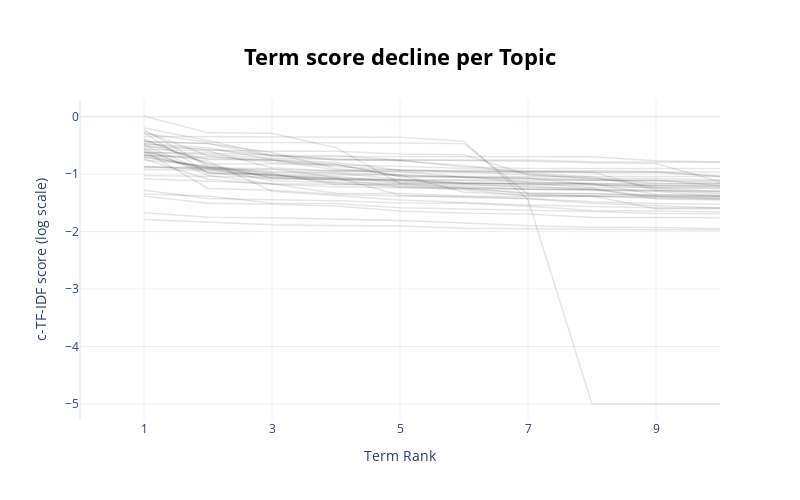

Notebook cell for this chart:
### Code cell
model.visualize_term_rank(log_scale=True)

### Figure 1 — Plotly figure (JSON) as saved in the notebook; plotly's stock layout.template omitted (floating-point values rounded to 4 significant figures)
{"data": [{"hovertext": "<b>Topic -1</b>:as_it_pt_for_lib_intellence_to_art", "line": {"color": "black", "width": 1.5}, "mode": "lines+lines", "name": "", "opacity": 0.1, "type": "scatter", "x": [1, 2, 3, 4, 5, 6, 7, 8, 9, 10], "y": [-1.791, -1.832, -1.883, -1.893, -1.903, -1.941, -1.952, -1.962, -1.968, -1.972]}, {"hovertext": "<b>Topic 0</b>:ty_trend_resistance_term_for_tre_as", "line": {"color": "black", "width": 1.5}, "mode": "lines+lines", "name": "", "opacity": 0.1, "type": "scatter", "x": [1, 2, 3, 4, 5, 6, 7, 8, 9, 10], "y": [-1.347, -1.383, -1.506, -1.512, -1.583, -1.607, -1.622, -1.649, -1.685, -1.691]}, {"hovertext": "<b>Topic 1</b>:journal_nance_nancial_psics_economi", "line": {"color": "black", "width": 1.5}, "mode": "lines+lines", "name": "", "opacity": 0.1, "type": "scatter", "x": [1, 2, 3, 4, 5, 6, 7, 8, 9, 10], "y": [-1.379, -1.507, -1.526, -1.554, -1.643, -1.68, -1.694, -1.754, -1.755, -1.759]}, {"hovertext": "<b>Topic 2</b>:usteri_tables_subse_mtns_hts_uster_", "line": {"color": "black", "width": 1.5}, "mode": "lines+lines", "name": "", "opacity": 0.1, "type": "scatter", "x": [1, 2, 3, 4, 5, 6, 7, 8, 9, 10], "y": [-0.2938, -0.4475, -0.4518, -0.454, -0.4644, -0.4684, -1.35, -1.379, -1.605, -1.605]}, {"hovertext": "<b>Topic 3</b>:racer_ya_ep_learni_us_lli_reinforce", "line": {"color": "black", "width": 1.5}, "mode": "lines+lines", "name": "", "opacity": 0.1, "type": "scatter", "x": [1, 2, 3, 4, 5, 6, 7, 8, 9, 10], "y": [-1.28, -1.422, -1.446, -1.462, -1.504, -1.507, -1.559, -1.635, -1.642, -1.657]}, {"hovertext": "<b>Topic 4</b>:st_et_vt_gt_dt_suppose_vc_vp_mult_n", "line": {"color": "black", "width": 1.5}, "mode": "lines+lines", "name": "", "opacity": 0.1, "type": "scatter", "x": [1, 2, 3, 4, 5, 6, 7, 8, 9, 10], "y": [-0.5952, -1.25, -1.279, -1.352, -1.38, -1.388, -1.425, -1.481, -1.512, -1.523]}, {"hovertext": "<b>Topic 5</b>:intellence_nature_articial_li_gut_w", "line": {"color": "black", "width": 1.5}, "mode": "lines+lines", "name": "", "opacity": 0.1, "type": "scatter", "x": [1, 2, 3, 4, 5, 6, 7, 8, 9, 10], "y": [-1.674, -1.75, -1.759, -1.78, -1.806, -1.853, -1.899, -1.924, -1.928, -1.951]}, {"hovertext": "<b>Topic 6</b>:subse_mtns_tables_hts_uster_usteri_", "line": {"color": "black", "width": 1.5}, "mode": "lines+lines", "name": "", "opacity": 0.1, "type": "scatter", "x": [1, 2, 3, 4, 5, 6, 7, 8, 9, 10], "y": [-0.3438, -0.346, -0.3532, -0.3564, -0.3604, -0.4288, -1.445, -5, -5, -5]}, {"hovertext": "<b>Topic 7</b>:time_price_elori_assic_keltner_shor", "line": {"color": "black", "width": 1.5}, "mode": "lines+lines", "name": "", "opacity": 0.1, "type": "scatter", "x": [1, 2, 3, 4, 5, 6, 7, 8, 9, 10], "y": [-0.6579, -0.8959, -1.011, -1.011, -1.017, -1.057, -1.084, -1.109, -1.12, -1.146]}, {"hovertext": "<b>Topic 8</b>:tg_researcr_an_for_at_but_revier_da", "line": {"color": "black", "width": 1.5}, "mode": "lines+lines", "name": "", "opacity": 0.1, "type": "scatter", "x": [1, 2, 3, 4, 5, 6, 7, 8, 9, 10], "y": [-0.737, -1.089, -1.176, -1.218, -1.238, -1.246, -1.338, -1.338, -1.378, -1.39]}, {"hovertext": "<b>Topic 9</b>:is_yu_sha_rank_so_hare_alexandra_as", "line": {"color": "black", "width": 1.5}, "mode": "lines+lines", "name": "", "opacity": 0.1, "type": "scatter", "x": [1, 2, 3, 4, 5, 6, 7, 8, 9, 10], "y": [-0.8687, -0.882, -0.9044, -1.057, -1.366, -1.406, -1.429, -1.507, -1.555, -1.591]}, {"hovertext": "<b>Topic 10</b>:eq_ki_ui_multiplayer_page_very_car", "line": {"color": "black", "width": 1.5}, "mode": "lines+lines", "name": "", "opacity": 0.1, "type": "scatter", "x": [1, 2, 3, 4, 5, 6, 7, 8, 9, 10], "y": [-0.7033, -0.8749, -0.9559, -0.9736, -1.018, -1.042, -1.14, -1.17, -1.354, -1.385]}, {"hovertext": "<b>Topic 11</b>:trefore_consequently_occur_alice_i", "line": {"color": "black", "width": 1.5}, "mode": "lines+lines", "name": "", "opacity": 0.1, "type": "scatter", "x": [1, 2, 3, 4, 5, 6, 7, 8, 9, 10], "y": [-0.708, -0.8894, -1.118, -1.136, -1.164, -1.239, -1.261, -1.266, -1.283, -1.311]}, {"hovertext": "<b>Topic 12</b>:du_lea_alla_torem_proof_oro_sud_sk", "line": {"color": "black", "width": 1.5}, "mode": "lines+lines", "name": "", "opacity": 0.1, "type": "scatter", "x": [1, 2, 3, 4, 5, 6, 7, 8, 9, 10], "y": [-0.6681, -0.9188, -1.027, -1.08, -1.105, -1.152, -1.184, -1.193, -1.213, -1.217]}, {"hovertext": "<b>Topic 13</b>:ft_gt_ws_dx_vt_brownish_ot_fs_mt_t", "line": {"color": "black", "width": 1.5}, "mode": "lines+lines", "name": "", "opacity": 0.1, "type": "scatter", "x": [1, 2, 3, 4, 5, 6, 7, 8, 9, 10], "y": [-0.4062, -0.8245, -1.07, -1.09, -1.218, -1.251, -1.265, -1.284, -1.304, -1.386]}, {"hovertext": "<b>Topic 14</b>:xl_el_pr_pl_rule_se_er_basand_and_", "line": {"color": "black", "width": 1.5}, "mode": "lines+lines", "name": "", "opacity": 0.1, "type": "scatter", "x": [1, 2, 3, 4, 5, 6, 7, 8, 9, 10], "y": [-0.9198, -0.9369, -1.027, -1.042, -1.134, -1.157, -1.164, -1.232, -1.233, -1.253]}, {"hovertext": "<b>Topic 15</b>:only_mr_bonacci_oid_errors_should_", "line": {"color": "black", "width": 1.5}, "mode": "lines+lines", "name": "", "opacity": 0.1, "type": "scatter", "x": [1, 2, 3, 4, 5, 6, 7, 8, 9, 10], "y": [-1.083, -1.119, -1.166, -1.177, -1.177, -1.215, -1.265, -1.269, -1.283, -1.292]}, {"hovertext": "<b>Topic 16</b>:schools_implied_exa_for_fbe_and_in", "line": {"color": "black", "width": 1.5}, "mode": "lines+lines", "name": "", "opacity": 0.1, "type": "scatter", "x": [1, 2, 3, 4, 5, 6, 7, 8, 9, 10], "y": [-0.5422, -1.023, -1.166, -1.331, -1.337, -1.38, -1.388, -1.388, -1.421, -1.434]}, {"hovertext": "<b>Topic 17</b>:xt_ws_aelic_fs_xs_note_is_ixt_nt_t", "line": {"color": "black", "width": 1.5}, "mode": "lines+lines", "name": "", "opacity": 0.1, "type": "scatter", "x": [1, 2, 3, 4, 5, 6, 7, 8, 9, 10], "y": [-0.2829, -0.9859, -1.021, -1.077, -1.151, -1.188, -1.211, -1.268, -1.389, -1.399]}, {"hovertext": "<b>Topic 18</b>:ry_quantum_ptrow_psics_scar_ockham", "line": {"color": "black", "width": 1.5}, "mode": "lines+lines", "name": "", "opacity": 0.1, "type": "scatter", "x": [1, 2, 3, 4, 5, 6, 7, 8, 9, 10], "y": [-0.6295, -0.7757, -1.296, -1.379, -1.451, -1.495, -1.539, -1.563, -1.583, -1.583]}, {"hovertext": "<b>Topic 19</b>:cancer_cell_lima_esophageal_prosta", "line": {"color": "black", "width": 1.5}, "mode": "lines+lines", "name": "", "opacity": 0.1, "type": "scatter", "x": [1, 2, 3, 4, 5, 6, 7, 8, 9, 10], "y": [-0.4973, -0.9661, -1.085, -1.096, -1.096, -1.101, -1.106, -1.106, -1.112, -1.117]}, {"hovertext": "<b>Topic 20</b>:guet_sot_ppeso_da_rd_ner_tis_te_st", "line": {"color": "black", "width": 1.5}, "mode": "lines+lines", "name": "", "opacity": 0.1, "type": "scatter", "x": [1, 2, 3, 4, 5, 6, 7, 8, 9, 10], "y": [-1.026, -1.047, -1.056, -1.069, -1.099, -1.11, -1.14, -1.166, -1.189, -1.193]}, {"hovertext": "<b>Topic 21</b>:ffn_yr_geometrical_fffn_pure_nnn_f", "line": {"color": "black", "width": 1.5}, "mode": "lines+lines", "name": "", "opacity": 0.1, "type": "scatter", "x": [1, 2, 3, 4, 5, 6, 7, 8, 9, 10], "y": [-0.4385, -0.4678, -0.6935, -0.6935, -0.6935, -0.6935, -0.6935, -0.6963, -0.7689, -0.7909]}, {"hovertext": "<b>Topic 22</b>:var_bridge_winner_royal_society_ec", "line": {"color": "black", "width": 1.5}, "mode": "lines+lines", "name": "", "opacity": 0.1, "type": "scatter", "x": [1, 2, 3, 4, 5, 6, 7, 8, 9, 10], "y": [-0.6238, -0.6596, -0.7248, -0.7511, -0.7691, -0.8503, -0.9851, -1.051, -1.231, -1.237]}, {"hovertext": "<b>Topic 23</b>:ti_xi_wi_tti_ft_pc_vt_ii_eq_xt", "line": {"color": "black", "width": 1.5}, "mode": "lines+lines", "name": "", "opacity": 0.1, "type": "scatter", "x": [1, 2, 3, 4, 5, 6, 7, 8, 9, 10], "y": [-0.2252, -0.8717, -0.9912, -1.185, -1.19, -1.249, -1.331, -1.338, -1.357, -1.367]}, {"hovertext": "<b>Topic 24</b>:lta_cash_dollars_note_supply_like_", "line": {"color": "black", "width": 1.5}, "mode": "lines+lines", "name": "", "opacity": 0.1, "type": "scatter", "x": [1, 2, 3, 4, 5, 6, 7, 8, 9, 10], "y": [-0.488, -0.7435, -0.7568, -0.8236, -1.045, -1.058, -1.07, -1.185, -1.202, -1.215]}, {"hovertext": "<b>Topic 25</b>:limo_corse_ice_society_royal_nov_c", "line": {"color": "black", "width": 1.5}, "mode": "lines+lines", "name": "", "opacity": 0.1, "type": "scatter", "x": [1, 2, 3, 4, 5, 6, 7, 8, 9, 10], "y": [-0.6259, -0.6329, -0.6707, -0.7353, -0.7551, -0.7665, -0.7749, -0.8014, -0.8166, -1.135]}, {"hovertext": "<b>Topic 26</b>:mark_lipschitz_lp_seonent_assumptn", "line": {"color": "black", "width": 1.5}, "mode": "lines+lines", "name": "", "opacity": 0.1, "type": "scatter", "x": [1, 2, 3, 4, 5, 6, 7, 8, 9, 10], "y": [-0.6668, -0.7272, -0.7524, -0.9276, -0.9276, -0.9675, -1.008, -1.074, -1.074, -1.104]}, {"hovertext": "<b>Topic 27</b>:chara_rca_bart_patria_ale_terjee_p", "line": {"color": "black", "width": 1.5}, "mode": "lines+lines", "name": "", "opacity": 0.1, "type": "scatter", "x": [1, 2, 3, 4, 5, 6, 7, 8, 9, 10], "y": [-0.8862, -0.8998, -0.9737, -0.9827, -1.091, -1.159, -1.173, -1.174, -1.245, -1.303]}, {"hovertext": "<b>Topic 28</b>:problem_ansr_solut_iproblem_cars_s", "line": {"color": "black", "width": 1.5}, "mode": "lines+lines", "name": "", "opacity": 0.1, "type": "scatter", "x": [1, 2, 3, 4, 5, 6, 7, 8, 9, 10], "y": [-0.5686, -0.5995, -0.888, -0.9519, -0.9519, -1.055, -1.068, -1.098, -1.101, -1.202]}, {"hovertext": "<b>Topic 29</b>:table_mt_consistent_mtn_quartz_tre", "line": {"color": "black", "width": 1.5}, "mode": "lines+lines", "name": "", "opacity": 0.1, "type": "scatter", "x": [1, 2, 3, 4, 5, 6, 7, 8, 9, 10], "y": [-0.1984, -0.4149, -0.6767, -0.6767, -0.7569, -0.8767, -0.9024, -0.9024, -0.9024, -0.9024]}, {"hovertext": "<b>Topic 30</b>:probabity_mea_variabity_placement_", "line": {"color": "black", "width": 1.5}, "mode": "lines+lines", "name": "", "opacity": 0.1, "type": "scatter", "x": [1, 2, 3, 4, 5, 6, 7, 8, 9, 10], "y": [-0.3919, -0.8229, -0.8229, -0.8449, -0.8628, -0.903, -0.9408, -0.9408, -0.9561, -1.04]}, {"hovertext": "<b>Topic 31</b>:zi_si_bi_yi_vi_et_ni_ei_note_and", "line": {"color": "black", "width": 1.5}, "mode": "lines+lines", "name": "", "opacity": 0.1, "type": "scatter", "x": [1, 2, 3, 4, 5, 6, 7, 8, 9, 10], "y": [-0.4731, -0.5404, -0.7461, -0.7997, -0.9289, -0.9437, -0.9483, -0.9613, -1.281, -1.342]}, {"hovertext": "<b>Topic 32</b>:eq_leymaka_pq_pad_aat_ta_ieq_ross_", "line": {"color": "black", "width": 1.5}, "mode": "lines+lines", "name": "", "opacity": 0.1, "type": "scatter", "x": [1, 2, 3, 4, 5, 6, 7, 8, 9, 10], "y": [-0.4304, -0.4667, -0.6258, -0.908, -1.015, -1.316, -1.362, -1.386, -1.396, -1.434]}, {"hovertext": "<b>Topic 33</b>:table_hts_mt_usteri_years_sethat_i", "line": {"color": "black", "width": 1.5}, "mode": "lines+lines", "name": "", "opacity": 0.1, "type": "scatter", "x": [1, 2, 3, 4, 5, 6, 7, 8, 9, 10], "y": [-0.2559, -0.6809, -0.7984, -0.8325, -1.043, -1.043, -1.043, -1.043, -1.043, -1.043]}, {"hovertext": "<b>Topic 34</b>:telecom_gaa_vivendi_euros_france_t", "line": {"color": "black", "width": 1.5}, "mode": "lines+lines", "name": "", "opacity": 0.1, "type": "scatter", "x": [1, 2, 3, 4, 5, 6, 7, 8, 9, 10], "y": [-0.4701, -0.5823, -0.6007, -0.6007, -0.6491, -0.6633, -1.009, -1.078, -1.163, -1.17]}, {"hovertext": "<b>Topic 35</b>:tx_ts_te_rec_givrec_itx_itfl_acued", "line": {"color": "black", "width": 1.5}, "mode": "lines+lines", "name": "", "opacity": 0.1, "type": "scatter", "x": [1, 2, 3, 4, 5, 6, 7, 8, 9, 10], "y": [0.0113, -0.2821, -0.2875, -0.5394, -1.162, -1.162, -1.162, -1.162, -1.162, -1.162]}, {"hovertext": "<b>Topic 36</b>:corvee_kei_socorvee_ys_hou_ph_soan", "line": {"color": "black", "width": 1.5}, "mode": "lines+lines", "name": "", "opacity": 0.1, "type": "scatter", "x": [1, 2, 3, 4, 5, 6, 7, 8, 9, 10], "y": [-0.756, -0.8594, -1.066, -1.101, -1.109, -1.167, -1.23, -1.245, -1.434, -1.452]}, {"hovertext": "<b>Topic 37</b>:wins_loss_max_wimax_dowalma_lossg_", "line": {"color": "black", "width": 1.5}, "mode": "lines+lines", "name": "", "opacity": 0.1, "type": "scatter", "x": [1, 2, 3, 4, 5, 6, 7, 8, 9, 10], "y": [-0.5206, -0.5737, -0.6666, -0.7549, -0.7549, -0.7549, -0.7549, -0.7844, -0.7907, -0.7927]}, {"hovertext": "<b>Topic 38</b>:snature_terry_lns_arriva_maez_id_o", "line": {"color": "black", "width": 1.5}, "mode": "lines+lines", "name": "", "opacity": 0.1, "type": "scatter", "x": [1, 2, 3, 4, 5, 6, 7, 8, 9, 10], "y": [-0.5812, -0.9772, -0.9999, -1.155, -1.223, -1.273, -1.381, -1.381, -1.381, -1.42]}, {"hovertext": "<b>Topic 39</b>:ci_hj_mj_xj_lf_refers_ii_fj_terms_", "line": {"color": "black", "width": 1.5}, "mode": "lines+lines", "name": "", "opacity": 0.1, "type": "scatter", "x": [1, 2, 3, 4, 5, 6, 7, 8, 9, 10], "y": [-0.6809, -0.6993, -0.7559, -0.8655, -0.932, -0.9541, -0.9646, -0.972, -0.972, -1.033]}, {"hovertext": "<b>Topic 40</b>:vessel_tse_ke_after_ufor_requirbec", "line": {"color": "black", "width": 1.5}, "mode": "lines+lines", "name": "", "opacity": 0.1, "type": "scatter", "x": [1, 2, 3, 4, 5, 6, 7, 8, 9, 10], "y": [-0.8689, -0.9199, -0.9217, -0.9444, -0.9614, -0.9614, -0.9614, -0.9614, -0.9614, -0.9614]}], "layout": {"height": 500, "hoverlabel": {"bgcolor": "white", "font": {"family": "Rockwell", "size": 16}}, "showlegend": false, "title": {"font": {"color": "Black", "size": 22}, "text": "<b>Term score decline per Topic</b>", "x": 0.5, "xanchor": "center", "y": 0.9, "yanchor": "top"}, "width": 800, "xaxis": {"dtick": 2, "range": [0, 10], "tick0": 1, "title": {"text": "Term Rank"}}, "yaxis": {"title": {"text": "c-TF-IDF score (log scale)"}}}}
